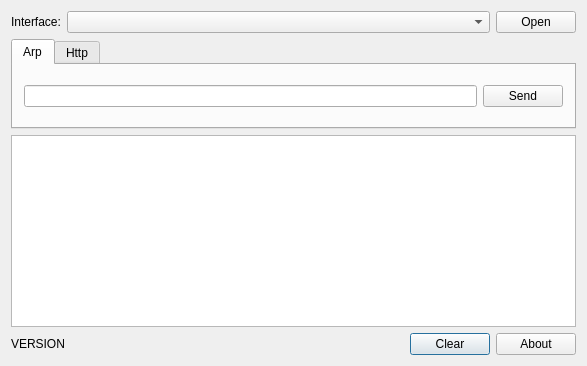
<?xml version="1.0" encoding="UTF-8"?>
<ui version="4.0">
 <class>Dialog</class>
 <widget class="QDialog" name="Dialog">
  <property name="geometry">
   <rect>
    <x>0</x>
    <y>0</y>
    <width>587</width>
    <height>366</height>
   </rect>
  </property>
  <property name="windowTitle">
   <string>Net Capture</string>
  </property>
  <property name="styleSheet">
   <string notr="true">font: 9pt &quot;微软雅黑&quot;;</string>
  </property>
  <layout class="QGridLayout" name="gridLayout">
   <item row="3" column="3">
    <widget class="QPushButton" name="clear">
     <property name="text">
      <string>Clear</string>
     </property>
    </widget>
   </item>
   <item row="1" column="0" colspan="5">
    <widget class="QTabWidget" name="tabWidget">
     <property name="currentIndex">
      <number>0</number>
     </property>
     <widget class="QWidget" name="tab">
      <attribute name="title">
       <string>Arp</string>
      </attribute>
      <layout class="QGridLayout" name="gridLayout_2">
       <item row="0" column="0">
        <widget class="QLineEdit" name="arpDestIp"/>
       </item>
       <item row="0" column="1">
        <widget class="QPushButton" name="arp">
         <property name="text">
          <string>Send</string>
         </property>
        </widget>
       </item>
      </layout>
     </widget>
     <widget class="QWidget" name="Http">
      <attribute name="title">
       <string>Http</string>
      </attribute>
     </widget>
    </widget>
   </item>
   <item row="0" column="0" colspan="4">
    <layout class="QHBoxLayout" name="horizontalLayout">
     <item>
      <widget class="QLabel" name="label">
       <property name="text">
        <string>Interface:</string>
       </property>
      </widget>
     </item>
     <item>
      <widget class="QComboBox" name="deviceList">
       <property name="sizePolicy">
        <sizepolicy hsizetype="Expanding" vsizetype="Fixed">
         <horstretch>0</horstretch>
         <verstretch>0</verstretch>
        </sizepolicy>
       </property>
      </widget>
     </item>
    </layout>
   </item>
   <item row="0" column="4">
    <widget class="QPushButton" name="open">
     <property name="text">
      <string>Open</string>
     </property>
    </widget>
   </item>
   <item row="2" column="0" colspan="5">
    <widget class="QTextEdit" name="data"/>
   </item>
   <item row="3" column="0">
    <widget class="QLabel" name="version">
     <property name="text">
      <string>VERSION</string>
     </property>
    </widget>
   </item>
   <item row="3" column="4">
    <widget class="QPushButton" name="about">
     <property name="text">
      <string>About</string>
     </property>
    </widget>
   </item>
   <item row="3" column="1">
    <spacer name="horizontalSpacer">
     <property name="orientation">
      <enum>Qt::Horizontal</enum>
     </property>
     <property name="sizeHint" stdset="0">
      <size>
       <width>40</width>
       <height>20</height>
      </size>
     </property>
    </spacer>
   </item>
  </layout>
 </widget>
 <layoutdefault spacing="6" margin="11"/>
 <resources/>
 <connections/>
</ui>
